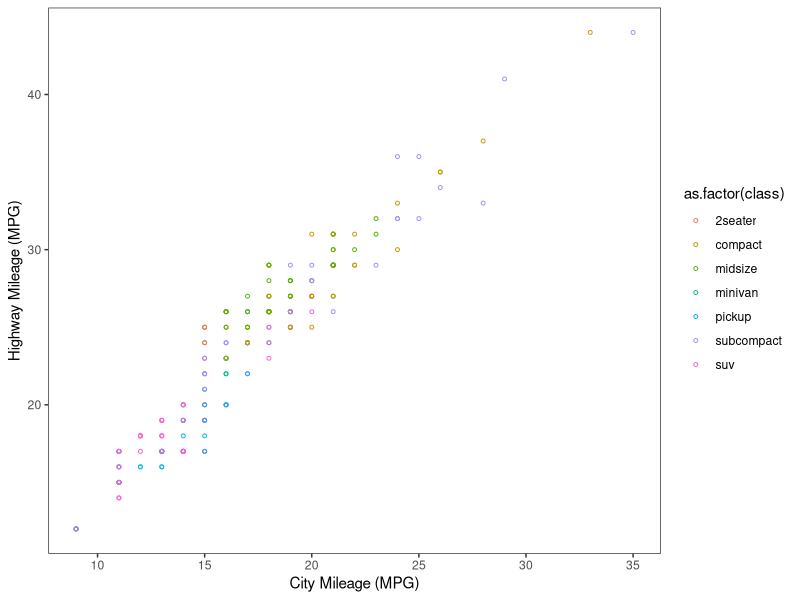
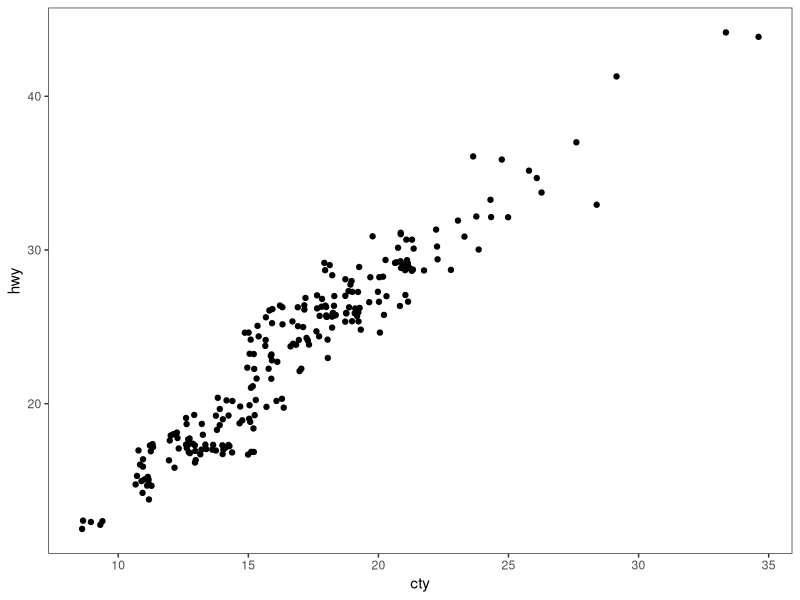
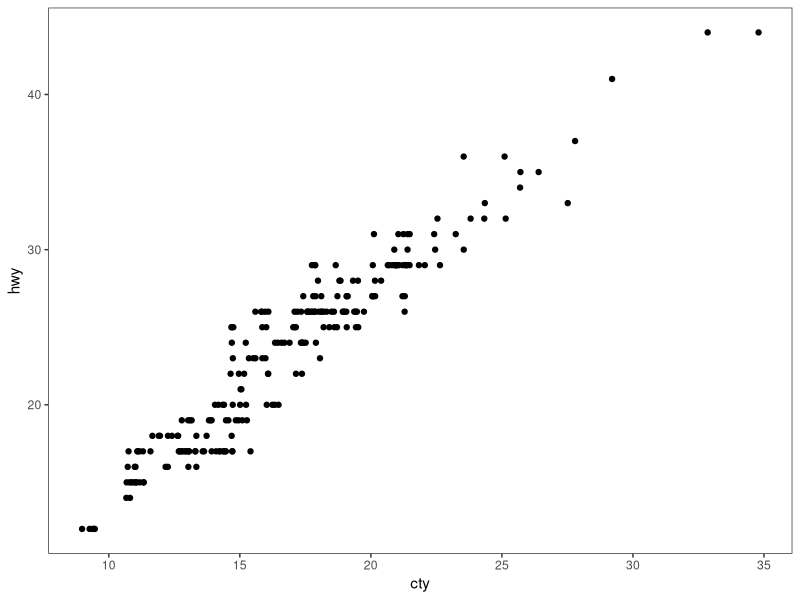
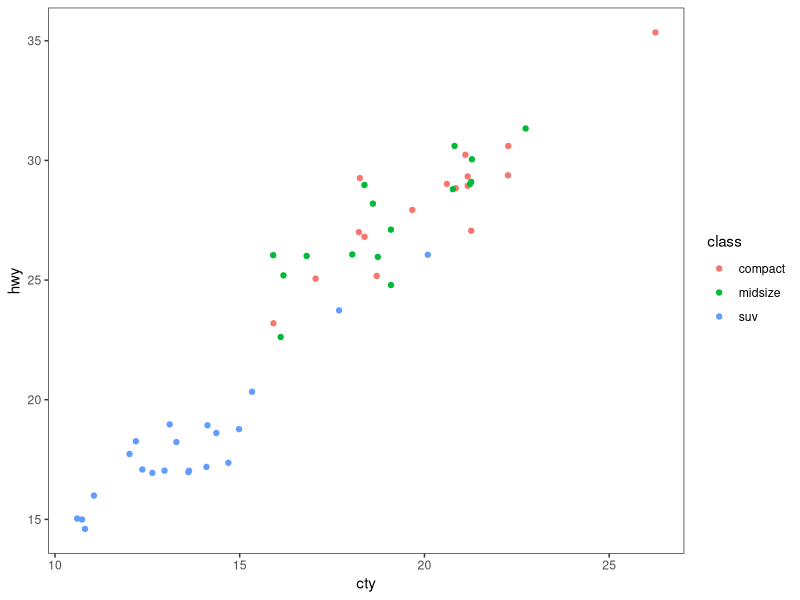
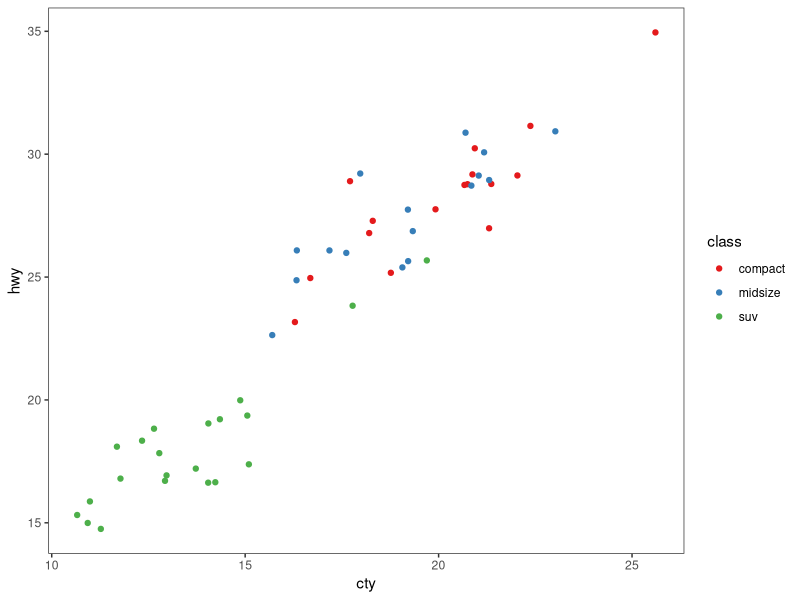
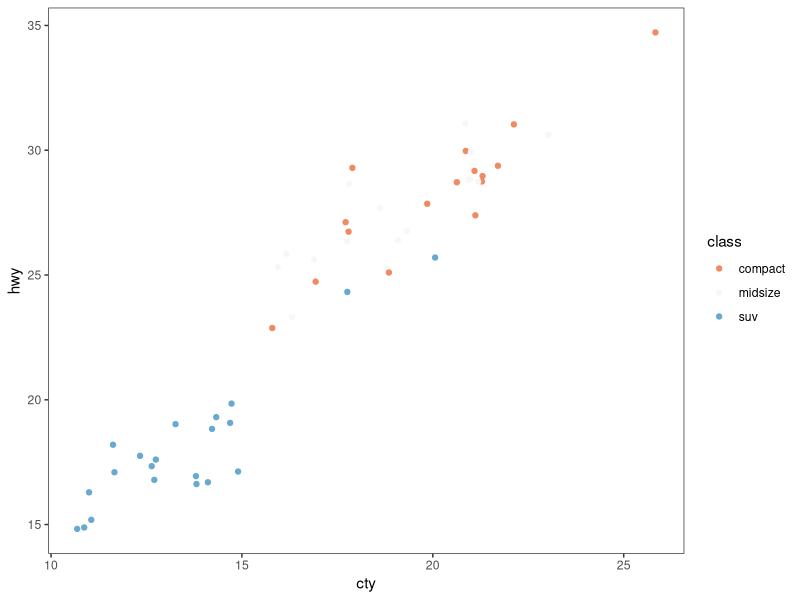
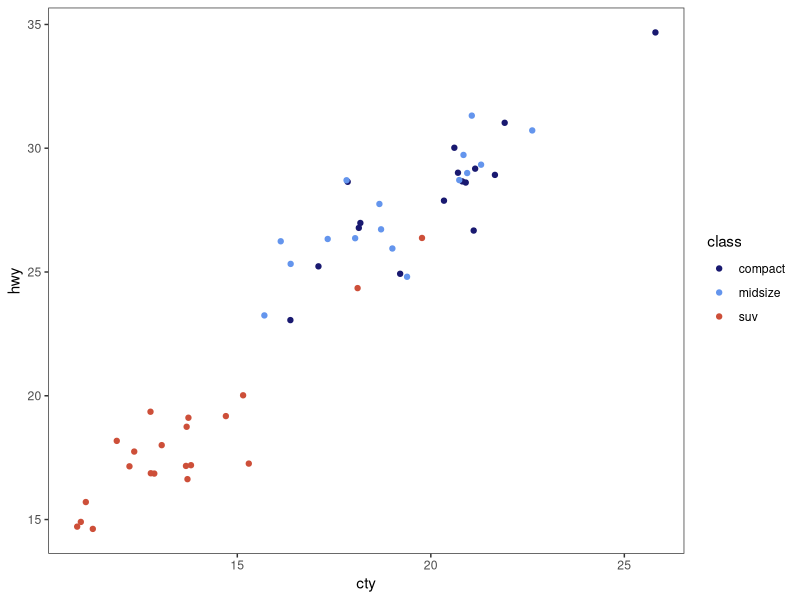
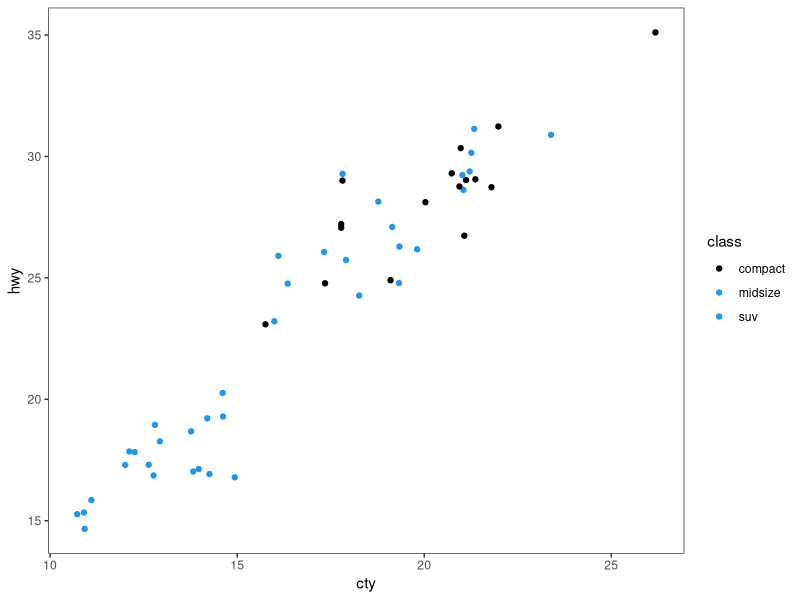

Recreate these plots in R, in order. (Note: this script raises an error after producing the figures.)
# ---------------------------------------------------------- #
#### MODULE 3: Plot even more data!                       ####               
# ---------------------------------------------------------- #

## OBJECTIVE:
# 1. To develop a "grammar of graphics".
# 2. To become comfortable using ggplot2 for exploratory data visualization.


# ---------------------------------------------------------- #
#### SET UP:                                              ####
# ---------------------------------------------------------- #
# REMINDER: In RStudio, open the Rproject for our course (UNCG_DataWrangling), 
# pull any changes from GitHub, and navigate to the branch you created for 
# yourself (just a single branch for the whole semester) in RStudio's Git tab.
# Open this week's assignment in this new branch to complete and submit on GitHub.
# Ideally, you'll commit your answers a bit at a time as you work through
# this assignment, rather than committing all at once at the end.

# Reminder of some helpful resources for graphing in R:
# ggplot Cookbook: http://www.cookbook-r.com/Graphs/
# Official ggplot2 Book: https://ggplot2-book.org/
# Themes in ggplot2: https://ggplot2-book.org/polishing.html#themes

# In ggplot2, aesthetic means “something you can see”. Each aesthetic is a
# mapping between a visual cue and a variable.
# Examples include:
# position (i.e., on the x and y axes)
# color (“outside” color)
# fill (“inside” color)
# shape (of points)
# line type
# size

# Each type of geometric object (geom) accepts only a subset of all aesthetics.
# Refer to the geom help pages to see what mappings each geom accepts. Aesthetic
# mappings are set with the aes() function.

# TASK: We will be using the ggplot2 package for graphing. Fortunately, ggplot2 
# is nested within the tidyverse package (along with many others).
# Start by writing code to load the tidyverse library.
# HINT: see the end of assignment #1 if you forgot how to load a package.

library(tidyverse)
library(ggplot2)

# TASK: Write code below to set your theme to black and white and both your major
# AND minor gridlines to element_blank for all plots you'll be making today.
# HINT: Check back to last week's assignment section 1.9 for setting themes for
# all plots.

theme_set(theme_bw())
theme_update(
             panel.grid.major = element_blank(),
             panel.grid.minor = element_blank())



# ---------------------------------------------------------- #
#### 1.0 CORRELATION                                      ####
# ---------------------------------------------------------- #

# We learned how to make correlations last week, but it never hurts to get
# more practice! Let's start by using a data set built into ggplot2.
# The mpg dataset looks at the gas efficiency of different cars. Run the following
# code to load the data:
data(mpg, package = "ggplot2")

# TASK: Create a scatterplot (i.e., a dot plot) to relate city and highway mileage.
# Color the points by the class of car (class column) and label the x and y axis 
# to be more informative (City Mileage (MPG) vs Highway Mileage (MPG)).
# HINT: Refer back to last week's assignment or the ggplot help resources if you 
# forget how to make a scatterplot.

ggplot(mpg, aes(x = cty, y = hwy, color=as.factor(class))) + 
  geom_point(size=1, shape=1) +
  xlab("City Mileage (MPG)") + 
  ylab("Highway Mileage (MPG)")


# Looks alright, but the graph may be hiding some information...
# QUESTION: How many data points are in the mpg dataframe?

#234

# QUESTION: Approximately how many dots are in the graph you just made? How does
# that compare to the number of observations in the dataframe?

#76

# Try another correlation-focused geom that addresses this problem by running
# the following code:
ggplot(data=mpg, aes(x=cty, y=hwy)) + 
  geom_jitter()


# QUESTION: What happened when you created the plot with geom_jitter?

#We gained a lot of points.

# QUESTION: Run the code to create a plot using geom_jitter a second time. Then run it
# again and again. What happens each time? Why is this happening?

#The points appear to move. geom_jitter is adding small amounts of random movement.


# TASK: The default in geom_jitter is to jitter (or slightly move) the points away
# from each other in both the x and y directions. Check the help file for geom_jitter
# and write code below to make a graph where you jitter points in only the x-dimension
# by 0.5.

?geom_jitter

ggplot(data=mpg, aes(x=cty, y=hwy)) + 
  geom_jitter(width = 0.5, height = 0)

# ---------------------------------------------------------- #
#### 1.1 DETOUR! COLORS, COLORS, COLORS                   ####
# ---------------------------------------------------------- #

# Our world is so colorful, and our graphs can be too! But we want to be mindful
# of our color choices to not only be beautiful, but also informative and accessible.

# TASK: Create a new dataframe that filters our mpg data down to only information
# for car classes compact, midsize, and suv using an %in% statement. Name your 
# new dataframe mpgSubset.
# HINT: Refer back to the Transform assignment if you want help with %in% (or 
# try googling!)

?select
?mutate
?filter

mpgSubset <- select(mpg , "manufacturer",  "model", "displ", "year", "cyl"         
                , "trans"     ,   "drv"       ,   "cty"     ,     "hwy"    ,      "fl"          
                    , "class"       ) %>% filter(class == c("compact","suv", "midsize")) 



# ggplot has lots of nice (and some not so nice) built-in color palettes that we 
# can use to fill our bars with color. Try running the following code:
ggplot(data=mpgSubset, aes(x=cty, y=hwy, color=class)) +
  geom_jitter()

# The code above supplies us with ggplot's default color palette, which I find not
# so pleasing. Let's try to change this!

# We can add a statement specifying the scale of colors we would prefer. One way
# to do this is to use other pre-set palettes from ggplot. Run the code below to 
# ask ggplot to use the color brewer's palette called Set 1.
ggplot(data=mpgSubset, aes(x=cty, y=hwy, color=class)) +
  geom_jitter() +
  scale_color_brewer(palette="Set1")

# Alternatively, we could use the "RdBu" palette:
ggplot(data=mpgSubset, aes(x=cty, y=hwy, color=class)) +
  geom_jitter() +
  scale_color_brewer(palette="RdBu")

# QUESTION: Investigate the color brewer's range of palettes at this website: 
# https://r-graph-gallery.com/38-rcolorbrewers-palettes.html
# What do you notice about the colors chosen from each of the palettes that we
# used above? (i.e., does it use the first three colors in the palette? The last
# three? Some other combination?)

#maybe the last ones? Hard to tell.

# We could also pick out EXACTLY which colors we want for our figure. 
# There are 4 main ways to specify colors in R:
### by name
### by number
### by Hex code
### with the rgb() function

# By Name: R allows you to call more than 600 colors by name! Run the following
# code to see a list:
colors()

# We can put in the colors we chose for each variable by adding the 
# scale_color_manual() function to our plot. Try it out by running the following
# code:
ggplot(data=mpgSubset, aes(x=cty, y=hwy, color=class)) +
  geom_jitter() +
  scale_color_manual(values=c('midnightblue', 'cornflowerblue', 'tomato3'))


# You can also chose colors by number, which are assigned in R.

# TASK: Copy and paste the code to make our scatterplot and replace the color names
# with three numbers of your choice (between 1 and 657). How does your new figure look?
# HINT: remember to remove the quotation marks when calling numbers.

ggplot(data=mpgSubset, aes(x=cty, y=hwy, color=class)) +
  geom_jitter() +
  scale_color_manual(values=c(1, 4, 20))

#Honestly, it looks not that great. Two of the colors seem very similar, at least to me.

# QUESTION: How do you think you could figure out which color name belongs to
# each color number?
# HINT: Try creating a dataframe from color() by passing it into the
# as.data.frame() function.




as.data.frame(colors())

#We get a list that lets us know which color is which.

# You can also chose colors by Hex code. A Hex color code is a 6-symbol code made
# of up to three 2-symbol elements (6 symbols in length all together). Each of 
# the 2-symbol elements represents a color value in the Red-Green-Blue (RGB) color
# scale from 0 to 255. Hex codes are written with a # in front of them. Let's try
# out calling our colors using hex code.
ggplot(data=mpgSubset, aes(x=cty, y=hwy, color=class)) +
  geom_jitter() +
  scale_color_manual(values=c('#191970', '#6495ED', '#FF6347'))

# There are two great things about hex codes. First, you can call ANY color you 
# want with a hex code. That is, you're not limited to the 657 colors that are
# in ggplot. By specifying the color by hex code, you can pick literally anything!

# TASK: Google the search term "color picker". This should bring up google's color
# picker (in addition to a billion other color picking websites). Use this color
# picker to generate the hex codes for three new colors of your choice. Then copy
# and paste the above code, replacing the hex codes with your color choices.

ggplot(data=mpgSubset, aes(x=cty, y=hwy, color=class)) +
  geom_jitter() +
  scale_color_manual(values=c('#46defc', '#4683fc', '#46fcbf'))

# The second great thing about hex codes is that you can control the transparency
# of your colors. Transparency is set in a hex code by adding two extra symbols
# to the end, which together make up the "alpha" element. Adding 00 to the end 
# of your hex code will make your color completely transparent, while adding FF 
# to the end will make it completely opaque. Any number/letters in-between will 
# result in partial transparency. You can find a complete list of transparencies
# between 0-100% here: https://gist.github.com/lopspower/03fb1cc0ac9f32ef38f4

# TASK: Try out transparency by copying and pasting your graph code below and
# adding the alpha element to the end of each of your hex codes to make your
# first color 0% transparent, your second color 50% transparent, and your third
# color 100% transparent.

ggplot(data=mpgSubset, aes(x=cty, y=hwy, color=class)) +
  geom_jitter() +
  scale_color_manual(values=c('#46defc00', '#4683fc80', '#46fcbfFF'))

# QUESTION: What happened to the point that you set to 100% transparent?

#Disappeared

# Finally, we can set our colors using the rgb() function. This operates very
# similarly to the hex code, where you can pick exactly the color and transparency
# you want. Try it out by running the following code:
ggplot(data=mpgSubset, aes(x=cty, y=hwy, color=class)) +
  geom_jitter() +
  scale_color_manual(values=c(rgb(.10, .10, .44, 0.5), rgb(.39, .58, .93, 0.5), rgb(1.0, .39, .28, 0.5)))

# TASK: Modify the above code to make all of your points 50% transparent.

# There are so many inventive and artistic people in the world who have expanded
# the offerings for colors in ggplot. Check out some notable ones listed below
# when choosing colors for this assignment.
### Color-blind friendly palettes: https://github.com/JLSteenwyk/ggpubfigs
### Color palettes from vintage National Parks posters: https://github.com/katiejolly/nationalparkcolors
### Color palettes based on Wes Anderson movies: https://github.com/karthik/wesanderson
### Color palettes from famous Dutch paintings: https://github.com/EdwinTh/dutchmasters


# ---------------------------------------------------------- #
#### 1.2 DETOUR! LEGENDS                                  ####
# ---------------------------------------------------------- #

# When you specify colors in your ggplot code, R throws in a bonus legend for free!
# However, this legend is often not as clear or visually appealing as we might 
# prefer. But as with all geometric objects in ggplot, legends can be easily altered.

# Run the following code to create a scatter plot. Feel free to modify the colors
# as you prefer!
ggplot(data=mpgSubset, aes(x=cty, y=hwy, color=class)) +
  geom_jitter()

# QUESTION: Where did ggplot get the legend title and values from?

#From the mpgSubset dataframe. 

# We could change the title and values in our legend by altering the dataframe
# we are passing into ggplot. But that seems a bit drastic. Instead, we can 
# lean on the same code that specifies our color picks to alter the legend text.
# Try it out by running the following code:
ggplot(data=mpgSubset, aes(x=cty, y=hwy, color=class)) + 
  geom_jitter() + 
  scale_color_manual(values=c('#FCBA03', '#380754', '#496916'), #uses parts of the dataframe to create aestetic maps
                     name='Class of Car',  #Setting title name
                     breaks=c('suv', 'midsize', 'compact'), #Sets the order of the legend
                     labels=c('SUV', 'Midsize', 'Compact')) #Sets the order o the labels

?scale_color_manual

# TASK: Label each line of the code above with what it is doing.
# HINT: Check the scale_color_manual help file or ggplot Cookbook for more info.


# IMPORTANT: It is important to pay attention to the order you provide ggplot with 
# your color choices and legend labels! Try running the following code:
ggplot(data=mpgSubset, aes(x=cty, y=hwy, color=class)) + 
  geom_jitter() + 
  scale_color_manual(values=c('#FCBA03', '#380754', '#496916'), 
                     name='Class of Car', 
                     breaks=c('suv', 'midsize', 'compact'), 
                     labels=c('Compact', 'SUV', 'Midsize')) 


# QUESTION: What is wrong with the code above? Why is it so important to be
# careful with the order you pass information into ggplot?

#The breaks and labels are out of order meaning that dots will be mislabeled.

# While changing the legend text and factor order takes place in the scale_color_manual
# step, moving the legend around on the graph page is part of the graph theme. We
# can try this out using the code below:
ggplot(data=mpgSubset, aes(x=cty, y=hwy, color=class)) + 
  geom_jitter() + 
  theme(legend.position='top')


# TASK: Modify the code above to have the legend display along the bottom of
# the figure.

ggplot(data=mpgSubset, aes(x=cty, y=hwy, color=class)) + 
  geom_jitter() + 
  theme(legend.position='bottom')

# We can also have the legend located within the area of the graph itself! We can 
# do this by specifying the coordinates for where the legend should go within the
# graph axes. First we set the legend position and then we set the anchoring 
# position by justifying the legend.
### bottom left: 0,0
### bottom right: 1,0
### top left: 0,1
### top right: 1,1

# Try it out by running the following code:
ggplot(data=mpgSubset, aes(x=cty, y=hwy, color=class)) + 
  geom_jitter() + 
  theme(legend.position=c(1,0), legend.justification=c(1,0))

# QUESTION: What happens if you don't include the code for legend justification
# above?

#The legend ends up in weird positon, covering part of the graph.


# TASK: Copy and paste the code from above. Modify it to place the legend in the
# upper left part of the graph.

ggplot(data=mpgSubset, aes(x=cty, y=hwy, color=class)) + 
  geom_jitter() + 
  theme(legend.position=c(0.1,1), legend.justification=c(0,1.1))

# Finally, we might want to remove the legend altogether! We would do so by
# modifying the theme as well. 

# TASK: Check the ggplot cookbook to find the legends section. Read what it says 
# about removing the legend. Then copy and paste the graph code from above. Modify
# the code to remove the legend.

ggplot(data=mpgSubset, aes(x=cty, y=hwy, color=class)) + 
  geom_jitter() + 
  theme(legend.position=c(1,0), legend.justification=c(1,0)) + theme(legend.position="none")

# ---------------------------------------------------------- #
#### 2.0 DEVIATION                                        ####
# ---------------------------------------------------------- #

# Used to compare variation in values between small number of items (or categories) 
# with respect to a fixed reference.

# Whether the graphical type is a deviation graph or a composition graph (or a 
# ranking graph) may depend on the underlying data structure.

# We used geom_bar() last week with factor data to create a bar graph. But
# geom_bar() is a bit tricky because it can make EITHER a bar graph or a histogram
# depending on the data you give it. The default of geom_bar() is to set stat to 
# count so if you give it just a continuous x value, it will make a histogram. Try
# it with the following code:
ggplot(data=mpg, aes(x=hwy)) + 
  geom_bar()

# In order to have the geom create bars and not a histogram, you must:
# 1) Set stat = identity
# 2) Provide both an x and a y inside the aes(), where x is either a character 
# or factor and y is numeric.

# TASK: Create a dataframe of summary statistics for the mpg data, calculating the
# mean, standard deviation, and standard error for highway mpg grouping by class.
# Name the resulting dataframe highwayMPG and your new variables hwy_mean, hwy_sd,
# and hwy_se.
# HINT: Look back at the Transform assignment if you forget how to summarize the
# data. Also recall, standard error = 1.96*standard deviation.

highwayMPG <- group_by(mpg, class) %>% summarise(hwy_mean = mean(hwy, na.rm= T), hwy_sd = sd(hwy, na.rm = T)) %>% 
  mutate(hwy_se = 1.96*hwy_sd) %>% 
  ungroup()

# TASK: Create a bar graph showing the average highway MPG on the y-axis and 
# car class on the x-axis. Fill the bars by class. Add in error bar caps that are 20%
# the width pf the bars.
# HINT: Don't forget to change stat from the default in your geom_bar() statement!

ggplot(highwayMPG, aes(x = hwy_mean, y = class, fill = class)) + 
  geom_bar(stat='identity') +
  geom_errorbar(aes(xmin=hwy_mean-hwy_se, 
                    xmax=hwy_mean+hwy_se, 
                    width=0.2))  

# ---------------------------------------------------------- #
#### 2.1 DETOUR! COLORS AND LEGENDS, AGAIN                ####
# ---------------------------------------------------------- #

# Recall that some geometric elements require fills instead of (or sometimes in
# addition to) colors.

# TASK: Create a bar graph with the mpg summary stats with the following parameters:
# (1) Black bar outline
# (2) Bars filled with the color brewer palette "Dark2" using the scale_fill_manual
#     statement
# (3) No legend
# (4) Informative x- and y-axis labels. 


ggplot(highwayMPG, aes(x = hwy_mean, y = class)) + 
  geom_bar(stat='identity', color = "black", aes(fill = class)) +
  scale_fill_brewer(palette = "Dark2") +
  geom_errorbar(aes(xmin=hwy_mean-hwy_se, 
                    xmax=hwy_mean+hwy_se,
                    width=0.2)) + 
  theme(legend.position="none") +
  xlab("Highway mean (MPG)") + 
  ylab("Class")



# HINT: Carefully consider whether your color and/or fill should go within an aes() 
# statement, the scale_fill_manual or scale_color_manual statements, or neither.
# If in doubt, try a bunch of ways until it looks how we want it. And consult 
# your helpful ggplot resources on the web.


# ---------------------------------------------------------- #
#### 2.2 DETOUR! AXIS MODIFICATIONS                       ####
# ---------------------------------------------------------- #

# Run the following code, feeling free to modify colors as you prefer:
ggplot(data=highwayMPG, aes(x=class, y=hwy_mean, fill=class)) +
  geom_bar(stat='identity') 

# QUESTION: Where is ggplot getting the x-axis tick labels from?

#The class column of the highwayMPG dataset. 

# Often our tick labels are not the best. We can modify them to be more informative
# or visually appealing by directly modifying the dataframe, but again this feels
# a bit extreme. Instead, we can directly modify the scale of the axis. For axes
# that deal with categories, we are setting the discrete scale. Try it out by
# running the following code:
ggplot(data=highwayMPG, aes(x=class, y=hwy_mean, fill=class)) +
  geom_bar(stat='identity') +
  scale_x_discrete(labels=c('sport', 'compact', 'midsize', 'minivan', 'pickup', 'subcompact', 'SUV'))

# We can also change the scale of the continuous axes, including how large they are
# and where the tick marks fall as follows:
ggplot(data=highwayMPG, aes(x=class, y=hwy_mean, fill=class)) +
  geom_bar(stat='identity') +
  scale_y_continuous(breaks=seq(0, 50, 10)) +
  coord_cartesian(ylim=c(0,50))

# QUESTION: Try running the code above without the coord_cartesian() statement. 
# What is surprising about the resulting graph? Based on this result, what do you
# think the coord_cartesian() statement does?

ggplot(data=highwayMPG, aes(x=class, y=hwy_mean, fill=class)) +
  geom_bar(stat='identity') +
  scale_y_continuous(breaks=seq(0, 50, 10))

#The graph appears to have a different max for it's scale. I think the Cartesian coordinate
#system sets a coordinate system for the bar graph to be mapped in.


# We can also add a statement into the scale discrete or continuous statements
# to name our axes, rather than putting in a whole separate step of xlab() or ylab().
# Try it out with the following code:
ggplot(data=highwayMPG, aes(x=class, y=hwy_mean, fill=class)) +
  geom_bar(stat='identity') +
  scale_x_discrete(name='Class of Car') +
  scale_y_continuous(name='Mean Highway MPG')


# Finally, we can flip our axes easily in ggplot as follows:
ggplot(data=highwayMPG, aes(x=class, y=hwy_mean, fill=class)) +
  geom_bar(stat='identity') +
  coord_flip()


# TASK: Let's put it all together. Make a graph of the mpg summary stats with the
# following specifications:
# (1) color by class of car using a color scheme of your choice (not the default)
# (2) plot the class of car on the x-axis and the highway MPG on the y axis
# (3) include better names for the x- and y-axis titles
# (4) include better names for the car classes
# (5) set the scale of the highway mpg to run from 0 to 30 with breaks every 5 
# (6) flip your axes
# (7) remove the legend

ggplot(highwayMPG, aes(x = class, y = hwy_mean)) +
  geom_bar(stat='identity', color = "black", aes(fill = class)) +
  scale_fill_brewer(palette = "Dark2") +
  geom_errorbar(aes(ymin=hwy_mean-hwy_se, 
                    ymax=hwy_mean+hwy_se,
                    width=0.2)) + 
  coord_flip() +
  theme(legend.position="none") +
  ylab("Highway mean (MPG)") + 
  xlab("Class") +
  scale_x_discrete(labels=c('sport', 'compact', 'midsize', 'minivan', 'pickup', 'subcompact', 'SUV')) +
  scale_y_continuous(breaks=seq(0,50,5)) +
  coord_cartesian(ylim=c(0,30)) +
  theme(legend.position="none")



# ---------------------------------------------------------- #
#### 3.0 RANKING                                          ####
# ---------------------------------------------------------- #
# Used to compare the position or performance of multiple items with respect to 
# each other. Actual values matters somewhat less than the ranking.

# TASK: Create a dataframe of summary statistics for the mpg data, calculating the
# mean, standard deviation, and standard error for CITY mpg grouping by class.
# Name the resulting dataframe cityMPG and your new variables city_mean, city_sd,
# and city_se.
# HINT: Look back at the Transform assignment if you forget how to summarize the
# data. Also, standard error = 1.96*standard deviation.

cityMPG <- 

# Now we want to plot our data in order from smallest to largest city MPG to get
# a ranking. To do so, we need to use the reorder() function to rearrange the data
# going into our x-axis.
ggplot(cityMPG, aes(x=reorder(class, city_mean), y=city_mean)) + 
  geom_bar(stat="identity")

# TASK: Recreate the above ranking figure to include the following:
# (1) class of car on the x-axis with informative axis and tick labels
# (2) MPG ordered from highest to lowest (hint: try google if you're unsure)
# (3) bars with dary grey outlines and filled by class with your favorite color scheme
# (4) error bars with end caps 30% the width of the bars
# (5) y-axis from 0 to 30 with tick marks every 5
# (6) no legend.


# ---------------------------------------------------------- #
#### 4.0 DISTRIBUTION                                     ####
# ---------------------------------------------------------- #
# When you have lots and lots of data points and want to study where and how the
# data points are distributed.

# Histograms can be accomplished with either geom_bar() or geom_histogram()
ggplot(mpg, aes(hwy)) + 
  geom_histogram()

# TASK: Recreate the graph above, but using geom_bar() instead


# TASK: Try making a histogram with the categorical variable 'manufacturer'.
# What error message do you get?


# QUESTION: What happens when you follow the advice of the error message and 
# make stat='count'?
ggplot(mpg, aes(manufacturer)) + 
  geom_histogram(stat="count")


# TASK: Make a boxplot comparing the distribution of cty (city mileage) for
# each class of car.
# HINT: Look back to last week if you forget how to make a boxplot.


# We can also make a different type of distribution, a violin plot using the 
# geom_violin statement as follows:
ggplot(mpg, aes(x=class, y=cty)) + 
  geom_violin()

# QUESTION: What does a violin plot show? Check google if you're unsure.


# ---------------------------------------------------------- #
#### 5.0 COMPOSITION                                      ####
# ---------------------------------------------------------- #
# Bar charts and pie charts are classic ways of showing composition of a dataset.

# TASK: Let's get some data for this task by determining the number of cars from 
# each car manufacturer in our mpg dataframe. We can do this as follows:
manufacturerFreq <- mpg %>% 
  group_by(manufacturer) %>% 
  summarize(frequency=length(manufacturer)) %>% 
  ungroup()

# TASK: Make a bar graph of the number of cars (frequency) by manufacturer using
# the dataframe we created above.


# We can switch the bar chart you created above into a pie chart simply by changing
# the coordinate system through a series of steps as follows:

ggplot(manufacturerFreq, aes(x=manufacturer, y=frequency)) +
  geom_bar(stat="identity") +
  coord_polar()

ggplot(manufacturerFreq, aes(x=manufacturer, y=frequency, fill=manufacturer)) +
  geom_bar(stat="identity") +
  coord_polar()

ggplot(manufacturerFreq, aes(x="", y=frequency, fill=manufacturer)) +
  geom_bar(stat="identity", width=1) +
  coord_polar()

ggplot(manufacturerFreq, aes(x="", y=frequency, fill=manufacturer)) +
  geom_bar(stat="identity", width=1) +
  coord_polar(theta="y")

ggplot(manufacturerFreq, aes(x="", y=frequency, fill=manufacturer)) +
  geom_bar(stat="identity", width=1) +
  coord_polar(theta="y", start=0) +
  theme_void() +
  theme(legend.title = element_text(size = 12.5), 
        legend.text  = element_text(size = 8.5),
        legend.key.size = unit(.75, "lines"))

# TASK: Annotate the code below to describe what each line does:
ggplot(manufacturerFreq, aes(x="", y=frequency, fill=manufacturer)) +
  geom_bar(stat="identity", width=1) +
  coord_polar(theta="y", start=0) +
  theme_void() +
  theme(legend.title = element_text(size = 12.5), 
        legend.text  = element_text(size = 8.5),
        legend.key.size = unit(.75, "lines"))


# ---------------------------------------------------------- #
#### 6.0 CHANGE                                           ####
# ---------------------------------------------------------- #

# Time series are often best visualized with line graphs. Let's try this out
# with some new data:
data("economics")

# TASK: Use the economics dataset to plot the number of people who are unemployed
# over time (unemploy vs date). Make a scatterplot, then connect the points with 
# lines using geom_line().
# HINT: use ?economics to get more information about this dataset.




# ---------------------------------------------------------- #
#### GROUPS AND MAPS                                      ####
# ---------------------------------------------------------- #

# Let's save these for group project options, this assignment is really long!









# REMEMBER: Save and push your script when you're done with this assignment!
